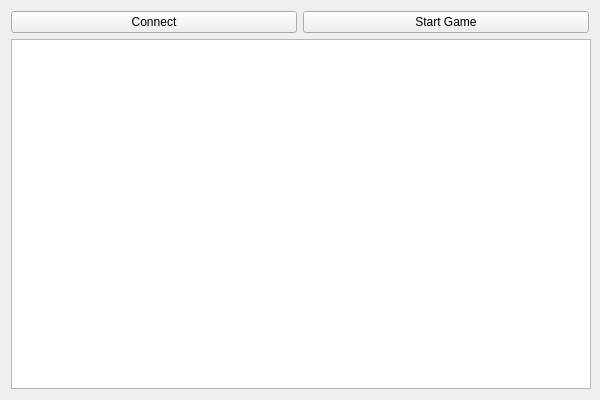
<?xml version="1.0" encoding="UTF-8"?>
<ui version="4.0">
 <class>GameBoard</class>
 <widget class="QWidget" name="GameBoard">
  <property name="geometry">
   <rect>
    <x>0</x>
    <y>0</y>
    <width>600</width>
    <height>400</height>
   </rect>
  </property>
  <property name="minimumSize">
   <size>
    <width>600</width>
    <height>400</height>
   </size>
  </property>
  <property name="maximumSize">
   <size>
    <width>600</width>
    <height>400</height>
   </size>
  </property>
  <property name="windowTitle">
   <string>GameBoard</string>
  </property>
  <layout class="QGridLayout" name="gridLayout">
   <item row="0" column="0">
    <layout class="QHBoxLayout" name="horizontalLayout">
     <item>
      <widget class="QPushButton" name="connectButton">
       <property name="text">
        <string>Connect</string>
       </property>
      </widget>
     </item>
     <item>
      <widget class="QPushButton" name="startButton">
       <property name="text">
        <string>Start Game</string>
       </property>
      </widget>
     </item>
    </layout>
   </item>
   <item row="1" column="0">
    <layout class="QVBoxLayout" name="verticalLayout">
     <item>
      <widget class="QGraphicsView" name="graphicsView">
       <property name="minimumSize">
        <size>
         <width>580</width>
         <height>350</height>
        </size>
       </property>
       <property name="maximumSize">
        <size>
         <width>580</width>
         <height>350</height>
        </size>
       </property>
      </widget>
     </item>
    </layout>
   </item>
  </layout>
 </widget>
 <layoutdefault spacing="6" margin="11"/>
 <resources/>
 <connections/>
</ui>
